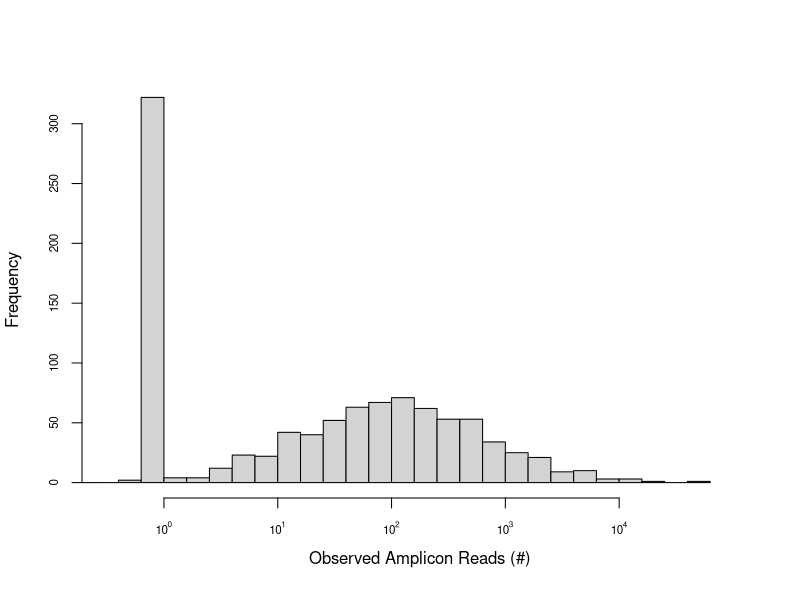

The R source for this figure:

simulate_zi <- function(n, mean, sd, zi_prob) {
  # n: number of observations
  # lambda: the mean of the Poisson distribution (mu)
  # zi_prob: the probability of a structural zero (pi)
  
  # Generate a Bernoulli random variable (0 or 1)
  # If U = 1, it's a structural zero.
  # If U = 0, it's from the Poisson process.
  is_structural_zero <- rbinom(n, size = 1, prob = zi_prob) 
  
  # Generate counts from the Poisson distribution
  #counts <- rpois(n, lambda = lambda)
  
  counts <- rnorm(n,mean=mean,sd=sd)  

  #counts <- runif(n,low, high)

  # Combine the results:
  # If is_structural_zero is 1, the result is 0.
  # If is_structural_zero is 0, the result is the poisson_count.
  # The ifelse statement essentially does:
  # ifelse(is_structural_zero == 1, 0, poisson_counts)
  # Or, equivalently, point-wise multiplication can be used:
  simulated_data <- (1 - is_structural_zero) * counts
  
  return(simulated_data)
}

# Example usage:
n_obs <- 1000
low  <- 4
high <- 8
mean <- 2
sd   <- 0.8
zero_inflation_prob <- 0.3 # 20% chance of a structural zero

#sim_data <- simulate_ziuni(n_obs, low, high, zero_inflation_prob)
sim_data <- simulate_zi(n_obs, mean, sd, zero_inflation_prob)

zeros <- sim_data
zeros[zeros!=0] <- -99999
#rel   <- sim_data[sim_data>0]/sum(sim_data[sim_data>0])


pdf('plots/reads_hist.pdf',height=4,width=4)
par(cex.axis=0.7)
hist(sim_data,breaks=20,xaxt='n',main='',xlab='',xlim=c(-0.5,5))
#hist(zeros,add=TRUE,breaks=20)
axis_labels <- parse(text = paste("10^", 0:4, sep = ""))
axis(side=1,at=seq(0,4),labels=axis_labels)
mtext(side=1,line=2.5,"Observed Amplicon Reads (#)")
dev.off()
